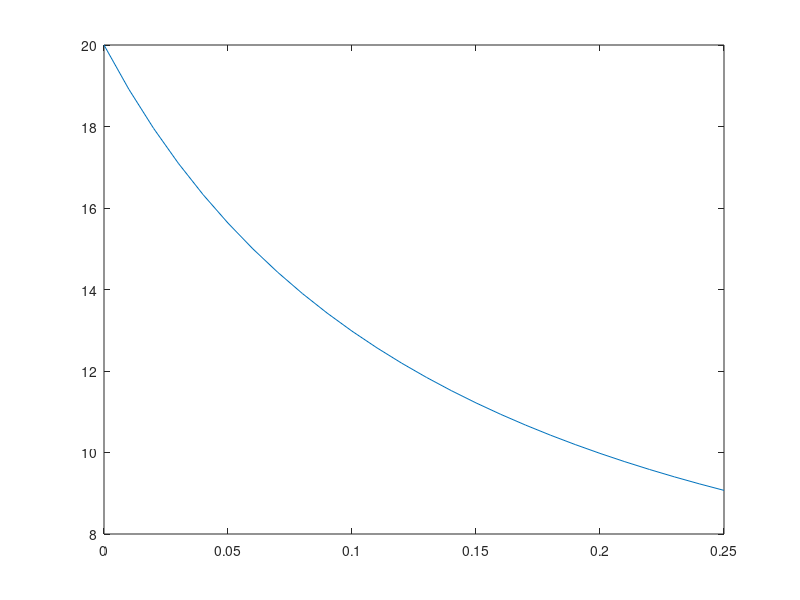

The MATLAB script that drew this image:
clc;
clear all;
close all ;


num = 25;
t  = [0:0.01:0.01*num];
g  = 9.81;
m  = 80;
b  = 50;

v  = zeros(1, num+1);
k1 = zeros(1, num+1);
k2 = zeros(1, num+1);
k3 = zeros(1, num+1);
k4 = zeros(1, num+1);

v(1) = 20;

for i=1:1:num
    k1(i) = (0.01)*(g-b/m * (v(i)^2));
    k2(i) = (0.01)*(g-b/m * (v(i)+k1(i)/2)^2);
    k3(i) = (0.01)*(g-b/m * (k1(i)+k2(i)/2)^2);
    k4(i) = (0.01)*(g-b/m * (k2(i)+k3(i)/2)^2);

    if(i<=num)
        v(i+1) = v(i) + ((1/6) * (k1(i)+2*k2(i)+2*k3(i)+k4(i)));
    end
end

plot(t,v);